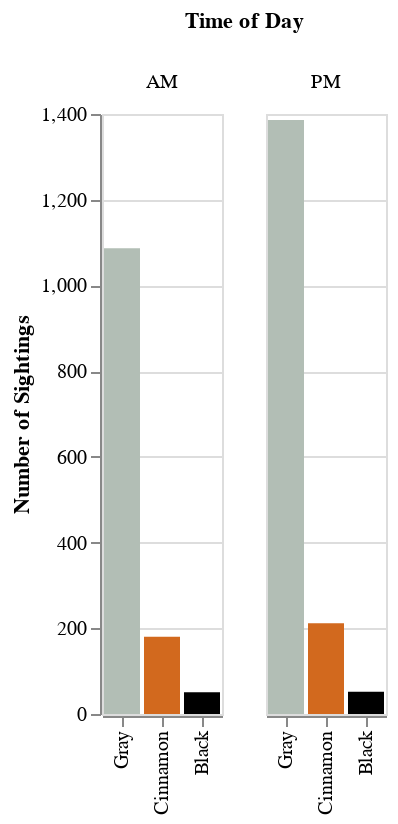

Source (notebook cell):
### Code cell
day_night_sightings = alt.Chart(
    squirrels.dropna(subset = ['primary_fur_color', 'shift'])
    ).mark_bar().encode(
        x = alt.X('primary_fur_color:N').sort('-y').title(None),
        y = alt.Y('count():Q').title('Number of Sightings'),
        color = alt.Color('primary_fur_color:N').scale(domain = order, range = colours).legend(None)
    ).facet(
        column = alt.Column('shift:N', title = 'Time of Day')
    )

day_night_sightings

### Figure 1 — Vega specification as saved in the notebook (floating-point values rounded to 4 significant figures)
{"$schema": "https://vega.github.io/schema/vega/v5.json", "data": [{"name": "source_0"}, {"name": "column_domain", "values": [{"shift": "PM", "count": 1650}, {"shift": "AM", "count": 1318}]}, {"name": "data_2"}, {"name": "source_0_x_domain_primary_fur_color", "values": [{"primary_fur_color": "Gray", "sort_field": 2473}, {"primary_fur_color": "Cinnamon", "sort_field": 392}, {"primary_fur_color": "Black", "sort_field": 103}]}, {"name": "data_2_y_domain___count", "values": [{"min": 51, "max": 1386}]}, {"name": "source_0_facet_facet0", "values": [{"primary_fur_color": "Gray", "shift": "PM", "__count": 1386}, {"primary_fur_color": "Gray", "shift": "AM", "__count": 1087}, {"primary_fur_color": "Cinnamon", "shift": "AM", "__count": 180}, {"primary_fur_color": "Cinnamon", "shift": "PM", "__count": 212}, {"primary_fur_color": "Black", "shift": "PM", "__count": 52}, {"primary_fur_color": "Black", "shift": "AM", "__count": 51}]}], "signals": [{"name": "x_step", "value": 20}, {"name": "child_width", "update": "bandspace(domain('x').length, 0.1, 0.05) * x_step"}, {"name": "child_height", "value": 300}], "marks": [{"type": "group", "name": "column-title", "title": {"text": "Time of Day", "offset": 10, "style": "guide-title"}, "role": "column-title"}, {"type": "group", "name": "row_header", "encode": {"update": {"height": {"signal": "child_height"}}}, "axes": [{"scale": "y", "title": "Number of Sightings", "labelOverlap": true, "orient": "left", "tickCount": {"signal": "ceil(child_height/40)"}, "zindex": 0, "grid": false}], "role": "row-header"}, {"type": "group", "name": "column_header", "from": {"data": "column_domain"}, "sort": {"field": "datum[\"shift\"]", "order": "ascending"}, "encode": {"update": {"width": {"signal": "child_width"}}}, "title": {"text": {"signal": "isValid(parent[\"shift\"]) ? parent[\"shift\"] : \"\"+parent[\"shift\"]"}, "style": "guide-label", "offset": 10, "frame": "group"}, "role": "column-header"}, {"type": "group", "name": "column_footer", "from": {"data": "column_domain"}, "sort": {"field": "datum[\"shift\"]", "order": "ascending"}, "encode": {"update": {"width": {"signal": "child_width"}}}, "axes": [{"scale": "x", "labelBaseline": "middle", "zindex": 0, "labelAngle": 270, "orient": "bottom", "labelAlign": "right", "grid": false}], "role": "column-footer"}, {"type": "group", "name": "cell", "from": {"facet": {"data": "source_0_facet_facet0", "name": "facet", "groupby": ["shift"]}}, "sort": {"field": ["datum[\"shift\"]"], "order": ["ascending"]}, "encode": {"update": {"width": {"signal": "child_width"}, "height": {"signal": "child_height"}}}, "data": [{"name": "data_0", "source": "facet", "transform": [{"type": "project", "fields": ["__count", "primary_fur_color"]}]}], "marks": [{"type": "rect", "name": "child_marks", "from": {"data": "data_0"}, "encode": {"update": {"fill": {"field": "primary_fur_color", "scale": "color"}, "width": {"signal": "max(0.25, bandwidth('x'))"}, "y": {"field": "__count", "scale": "y"}, "x": {"field": "primary_fur_color", "scale": "x"}, "y2": {"value": 0, "scale": "y"}}}, "style": ["bar"]}], "axes": [{"scale": "y", "minExtent": 0, "ticks": false, "zindex": 0, "domain": false, "gridScale": "x", "tickCount": {"signal": "ceil(child_height/40)"}, "maxExtent": 0, "aria": false, "grid": true, "orient": "left", "labels": false}], "style": "cell"}], "scales": [{"name": "x", "type": "band", "domain": {"data": "source_0_x_domain_primary_fur_color", "field": "primary_fur_color", "sort": {"op": "max", "field": "sort_field", "order": "descending"}}, "range": {"step": {"signal": "x_step"}}, "paddingInner": 0.1, "paddingOuter": 0.05}, {"name": "y", "type": "linear", "domain": [{"signal": "(data(\"data_2_y_domain___count\")[0] || {}).min"}, {"signal": "(data(\"data_2_y_domain___count\")[0] || {}).max"}], "range": [{"signal": "child_height"}, 0], "zero": true, "nice": true}, {"name": "color", "type": "ordinal", "domain": ["Gray", "Cinnamon", "Black"], "range": ["#B2BEB5", "#D2691E", "#000000"]}], "padding": 5, "background": "white", "layout": {"padding": 20, "offset": {"columnTitle": 10}, "columns": {"signal": "length(data('column_domain'))"}, "bounds": "full", "align": "all"}}
